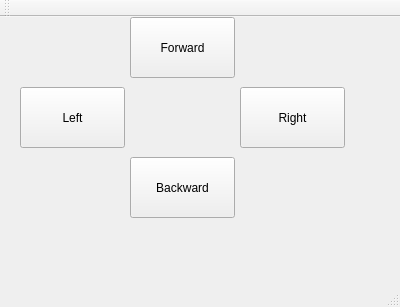
<?xml version="1.0" encoding="UTF-8"?>
<ui version="4.0">
 <class>MainWindow</class>
 <widget class="QMainWindow" name="MainWindow">
  <property name="geometry">
   <rect>
    <x>0</x>
    <y>0</y>
    <width>400</width>
    <height>307</height>
   </rect>
  </property>
  <property name="windowTitle">
   <string>MainWindow</string>
  </property>
  <widget class="QWidget" name="centralWidget">
   <widget class="QPushButton" name="pushButton_Forward">
    <property name="geometry">
     <rect>
      <x>130</x>
      <y>0</y>
      <width>105</width>
      <height>61</height>
     </rect>
    </property>
    <property name="text">
     <string>Forward</string>
    </property>
    <property name="checkable">
     <bool>true</bool>
    </property>
   </widget>
   <widget class="QPushButton" name="pushButton_Backward">
    <property name="geometry">
     <rect>
      <x>130</x>
      <y>140</y>
      <width>105</width>
      <height>61</height>
     </rect>
    </property>
    <property name="text">
     <string>Backward</string>
    </property>
    <property name="checkable">
     <bool>true</bool>
    </property>
   </widget>
   <widget class="QLabel" name="label_State">
    <property name="geometry">
     <rect>
      <x>170</x>
      <y>110</y>
      <width>73</width>
      <height>23</height>
     </rect>
    </property>
    <property name="text">
     <string/>
    </property>
   </widget>
   <widget class="QPushButton" name="pushButton_Right">
    <property name="geometry">
     <rect>
      <x>240</x>
      <y>70</y>
      <width>105</width>
      <height>61</height>
     </rect>
    </property>
    <property name="text">
     <string>Right</string>
    </property>
    <property name="checkable">
     <bool>true</bool>
    </property>
   </widget>
   <widget class="QPushButton" name="pushButton_Left">
    <property name="geometry">
     <rect>
      <x>20</x>
      <y>70</y>
      <width>105</width>
      <height>61</height>
     </rect>
    </property>
    <property name="text">
     <string>Left</string>
    </property>
    <property name="checkable">
     <bool>true</bool>
    </property>
   </widget>
  </widget>
  <widget class="QMenuBar" name="menuBar">
   <property name="geometry">
    <rect>
     <x>0</x>
     <y>0</y>
     <width>400</width>
     <height>29</height>
    </rect>
   </property>
  </widget>
  <widget class="QToolBar" name="mainToolBar">
   <attribute name="toolBarArea">
    <enum>TopToolBarArea</enum>
   </attribute>
   <attribute name="toolBarBreak">
    <bool>false</bool>
   </attribute>
  </widget>
  <widget class="QStatusBar" name="statusBar"/>
 </widget>
 <layoutdefault spacing="6" margin="11"/>
 <resources/>
 <connections/>
</ui>
